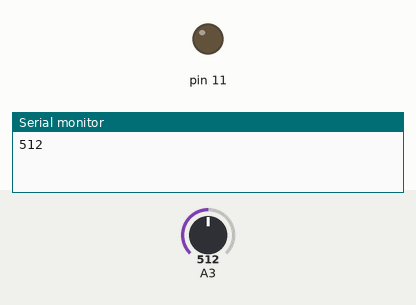
This sketch was run on a simulated Arduino Uno, built with avr-gcc and run on an emulated ATmega328P. Shown: output pins drawn as LEDs (lit = HIGH), the last lines printed to the serial monitor. The test bench sets the inputs (shaded band); at power-on: A3 = 512.

Above: at 0.05 s.
At 5.85 s:
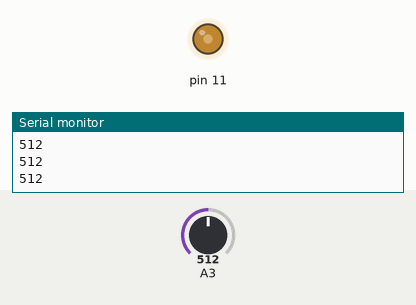
At 11.65 s:
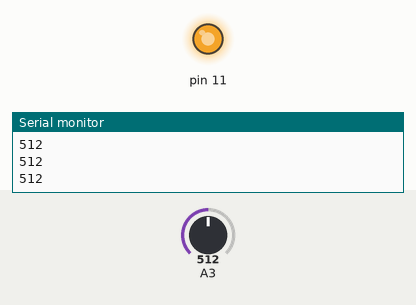
At 23.25 s:
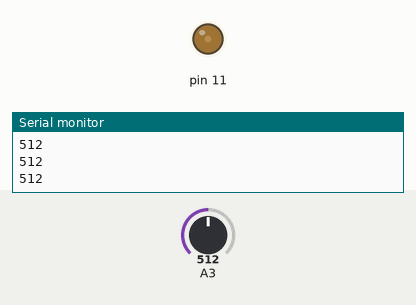
Timing chart, 0 to 33.3 s (numbered marks = the images above):
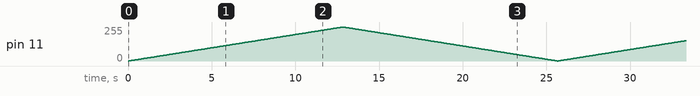

The sketch:

2.LED_luminozitate_variabila.ino
```cpp
int lumina;
void setup()
{
  // put your setup code here, to run once:
  pinMode(11,OUTPUT);
  Serial.begin(9600);
}

void loop()
{
  for(int i=0;i<255;i++)
    {
      analogWrite(11,i);
      lumina=analogRead(11);
      Serial.println(lumina);
      delay(50);
    }
  for(int i=255;i>0;i--)
    {
      analogWrite(11,i);
      lumina=analogRead(11);
      Serial.println(lumina);
      delay(50);
    }
  // put your main code here, to run repeatedly:

}
```
